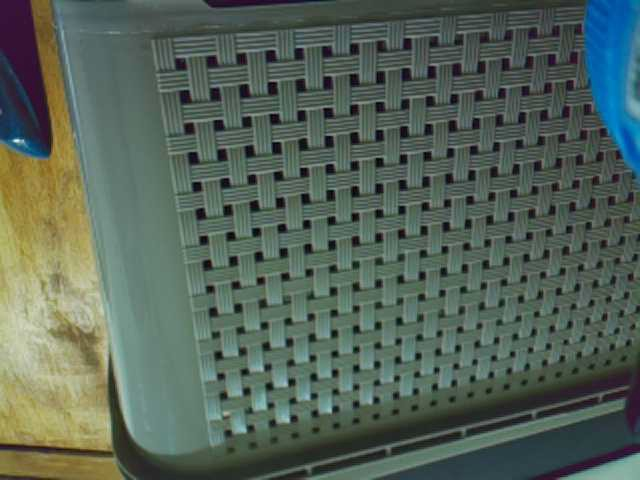
#> input picture dataset/raw/frame_20260829_193817_789.jpg, 640 x 480 px
$ python -i preprocessor.py   (imports and definitions only)
#> lines starting #> are read from the running program, lines starting #| are printed output that depends on the picture
### preprocessing/utils/letterbox.py
"""
preprocessing/utils/letterbox.py
Implementação manual do letterbox — a mesma lógica usada internamente
pelo YOLOv8 (ultralytics/data/augment.py).
"""
from typing import Tuple
import cv2
import numpy as np


def letterbox(
    frame: np.ndarray,
    target_size: int = 640,
    pad_color: int = 114,
) -> Tuple[np.ndarray, float, Tuple[int, int]]:
    """
    Redimensiona preservando proporção e adiciona padding cinza.


    Returns:
        frame_lb:   imagem redimensionada + padded (target_size × target_size)
        scale:      fator de escala aplicado (usado para ajustar bboxes)
        (pad_w, pad_h): padding adicionado em cada lado (horizontal, vertical)
    """
    h, w = frame.shape[:2]


    # Fator de escala: limitar pela dimensão maior
    scale = min(target_size / h, target_size / w)
    new_w = int(round(w * scale))
    new_h = int(round(h * scale))


    # Redimensiona mantendo proporção
    resized = cv2.resize(frame, (new_w, new_h), interpolation=cv2.INTER_LINEAR)


    # Calcula padding simétrico
    pad_w = (target_size - new_w) // 2
    pad_h = (target_size - new_h) // 2


    # Aplica padding com cor cinza (valor 114 ≈ média ImageNet em uint8)
    frame_lb = np.full((target_size, target_size, 3), pad_color, dtype=np.uint8)
    frame_lb[pad_h:pad_h + new_h, pad_w:pad_w + new_w] = resized


    return frame_lb, scale, (pad_w, pad_h)


# [27 lines left out: function adjust_bboxes, not called in this run]

### preprocessing/preprocessor.py
"""
preprocessing/preprocessor.py
Módulo central de pré-processamento de imagens para o projeto yolo-edge-api.
Integra-se ao pipeline de tempo real e à API REST.
"""
from dataclasses import dataclass
from typing import Optional, Tuple


import cv2
import numpy as np


from preprocessing.utils.letterbox import letterbox


@dataclass
class PreprocessConfig:
    """
    Configuração imutável do pipeline de pré-processamento.
    Instanciar uma vez e reutilizar para todos os frames.
    """
    infer_size:    int   = 320
    convert_rgb:   bool  = True
    use_letterbox: bool  = True
    gaussian_blur: bool  = False
    gaussian_ksize: int  = 3
    gaussian_sigma: float = 0.8
    median_blur:   bool  = False
    median_ksize:  int   = 3
    clahe:         bool  = False
    clahe_clip:    float = 2.0
    clahe_tile:    int   = 8
    clahe_space:   str   = "lab"
    normalize:     bool  = False


@dataclass
class PreprocessResult:
    """Resultado do pré-processamento — imagem + metadados."""
    frame:     np.ndarray
    scale:     float = 1.0   # escala uniforme (válida quando use_letterbox=True)
    scale_x:   float = 1.0   # escala real no eixo horizontal
    scale_y:   float = 1.0   # escala real no eixo vertical
    pad_w:     int   = 0
    pad_h:     int   = 0
    orig_size: Tuple[int, int] = (0, 0)


class Preprocessor:
    """
    Encapsula o pipeline de pré-processamento configurável.
    Thread-safe: não mantém estado mutável entre chamadas.
    """


    def __init__(self, config: Optional[PreprocessConfig] = None):
        self.cfg = config or PreprocessConfig()
        if self.cfg.clahe:
            self._clahe = cv2.createCLAHE(
                clipLimit=self.cfg.clahe_clip,
                tileGridSize=(self.cfg.clahe_tile, self.cfg.clahe_tile),
            )


    def process(self, frame: np.ndarray) -> PreprocessResult:
        """
        Aplica o pipeline completo a um único frame BGR NumPy.
        """
        orig_h, orig_w = frame.shape[:2]
        out = frame.copy()


        if self.cfg.clahe:
            out = self._apply_clahe(out)


        if self.cfg.convert_rgb:
            out = cv2.cvtColor(out, cv2.COLOR_BGR2RGB)


        if self.cfg.gaussian_blur:
            k = self.cfg.gaussian_ksize
            out = cv2.GaussianBlur(out, (k, k), sigmaX=self.cfg.gaussian_sigma)
        elif self.cfg.median_blur:
            out = cv2.medianBlur(out, self.cfg.median_ksize)


        if self.cfg.use_letterbox:
            out, scale, (pad_w, pad_h) = letterbox(out, self.cfg.infer_size)
            scale_x = scale_y = scale
        else:
            out = cv2.resize(out, (self.cfg.infer_size, self.cfg.infer_size))
            # Sem letterbox, a proporção é distorcida -- x e y escalam de
            # forma diferente sempre que a imagem de entrada não for quadrada.
            scale_x = self.cfg.infer_size / orig_w
            scale_y = self.cfg.infer_size / orig_h
            scale   = min(scale_x, scale_y)  # mantido só por compatibilidade
            pad_w = pad_h = 0


        if self.cfg.normalize:
            out = out.astype(np.float32) / 255.0


        return PreprocessResult(
            frame=out, scale=scale, scale_x=scale_x, scale_y=scale_y,
            pad_w=pad_w, pad_h=pad_h, orig_size=(orig_h, orig_w),
        )


    def adjust_boxes(self, boxes_xyxy: np.ndarray, result: PreprocessResult) -> np.ndarray:
        """
        Ajusta coordenadas de bboxes do espaço processado para o original.
        Usa scale_x/scale_y separadamente -- correto tanto com letterbox
        (onde os dois são iguais) quanto sem (onde podem ser diferentes).
        """
        boxes = boxes_xyxy.copy().astype(float)
        boxes[:, [0, 2]] -= result.pad_w
        boxes[:, [1, 3]] -= result.pad_h
        boxes[:, [0, 2]] /= result.scale_x
        boxes[:, [1, 3]] /= result.scale_y
        return boxes


    def _apply_clahe(self, frame_bgr: np.ndarray) -> np.ndarray:
        """Aplica CLAHE no canal de luminância do espaço escolhido."""
        if self.cfg.clahe_space == "lab":
            lab     = cv2.cvtColor(frame_bgr, cv2.COLOR_BGR2LAB)
            l, a, b = cv2.split(lab)
            l_cl    = self._clahe.apply(l)
            return cv2.cvtColor(cv2.merge([l_cl, a, b]), cv2.COLOR_LAB2BGR)
        else:  # hsv
            hsv     = cv2.cvtColor(frame_bgr, cv2.COLOR_BGR2HSV)
            h, s, v = cv2.split(hsv)
            v_cl    = self._clahe.apply(v)
            return cv2.cvtColor(cv2.merge([h, s, v_cl]), cv2.COLOR_HSV2BGR)


CONFIG_DEFAULT = PreprocessConfig(
    infer_size=320,
    convert_rgb=True,
    use_letterbox=True,
    gaussian_blur=False,
    clahe=False,
)


CONFIG_LOW_LIGHT = PreprocessConfig(
    infer_size=320,
    convert_rgb=True,
    use_letterbox=True,
    clahe=True,
    clahe_clip=2.0,
    clahe_tile=8,
    clahe_space="lab",
)


CONFIG_HIGH_QUALITY = PreprocessConfig(
    infer_size=640,
    convert_rgb=True,
    use_letterbox=True,
    gaussian_blur=False,
    clahe=False,
)

>>> import cv2
>>> picture = cv2.imread('../dataset/raw/frame_20260829_193817_789.jpg')
#> picture is the input picture: shape (480, 640, 3); mean B, G, R 88.7, 99.7, 85.4
>>> result = Preprocessor().process(picture)
#> in letterbox, `frame_lb[pad_h:pad_h + new_h, pad_w:pad_w + new_w] = resized`:
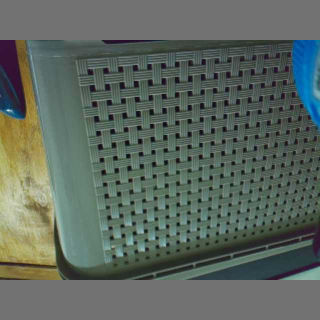
#> frame_lb: shape (320, 320, 3); mean R, G, B 92.7, 103.3, 95.1
#> in process, `out, scale, (pad_w, pad_h) = letterbox(out, self.cfg.infer_size)`: scale = 0.5; pad_w = 0; pad_h = 40
#> in process, `scale_x = scale_y = scale`: scale_x = 0.5
